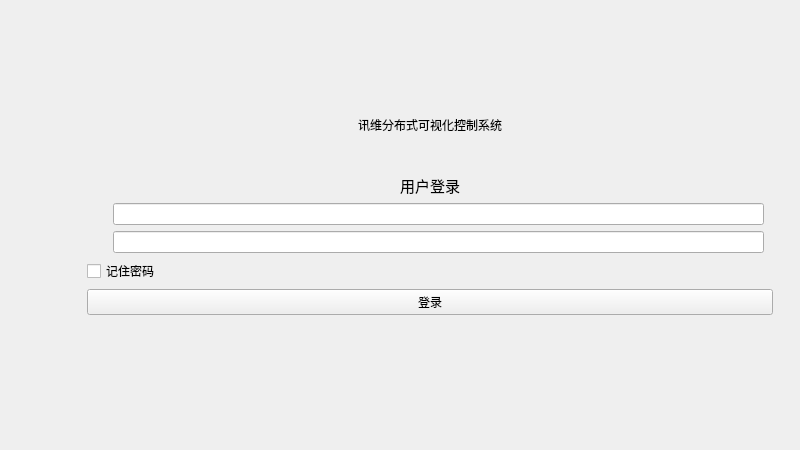
<?xml version="1.0" encoding="UTF-8"?>
<ui version="4.0">
 <class>frmlogin</class>
 <widget class="QWidget" name="frmlogin">
  <property name="geometry">
   <rect>
    <x>0</x>
    <y>0</y>
    <width>800</width>
    <height>450</height>
   </rect>
  </property>
  <property name="focusPolicy">
   <enum>Qt::TabFocus</enum>
  </property>
  <property name="windowTitle">
   <string>Form</string>
  </property>
  <property name="styleSheet">
   <string notr="true"/>
  </property>
  <layout class="QVBoxLayout" name="verticalLayout_4">
   <property name="spacing">
    <number>0</number>
   </property>
   <property name="leftMargin">
    <number>0</number>
   </property>
   <property name="topMargin">
    <number>0</number>
   </property>
   <property name="rightMargin">
    <number>0</number>
   </property>
   <property name="bottomMargin">
    <number>0</number>
   </property>
   <item>
    <widget class="QWidget" name="widget" native="true">
     <layout class="QVBoxLayout" name="verticalLayout_3">
      <property name="spacing">
       <number>0</number>
      </property>
      <property name="leftMargin">
       <number>0</number>
      </property>
      <property name="topMargin">
       <number>0</number>
      </property>
      <property name="rightMargin">
       <number>0</number>
      </property>
      <property name="bottomMargin">
       <number>0</number>
      </property>
      <item>
       <widget class="QWidget" name="widget_10" native="true">
        <layout class="QHBoxLayout" name="horizontalLayout_6">
         <property name="spacing">
          <number>0</number>
         </property>
         <property name="leftMargin">
          <number>0</number>
         </property>
         <property name="topMargin">
          <number>0</number>
         </property>
         <property name="rightMargin">
          <number>0</number>
         </property>
         <property name="bottomMargin">
          <number>0</number>
         </property>
         <item>
          <widget class="QWidget" name="widget_12" native="true">
           <layout class="QHBoxLayout" name="horizontalLayout_3">
            <property name="spacing">
             <number>0</number>
            </property>
            <property name="leftMargin">
             <number>0</number>
            </property>
            <property name="topMargin">
             <number>0</number>
            </property>
            <property name="rightMargin">
             <number>0</number>
            </property>
            <property name="bottomMargin">
             <number>0</number>
            </property>
            <item>
             <widget class="QWidget" name="widget_5" native="true">
              <layout class="QVBoxLayout" name="verticalLayout">
               <property name="spacing">
                <number>0</number>
               </property>
               <property name="leftMargin">
                <number>30</number>
               </property>
               <property name="topMargin">
                <number>0</number>
               </property>
               <property name="rightMargin">
                <number>30</number>
               </property>
               <property name="bottomMargin">
                <number>50</number>
               </property>
               <item>
                <widget class="QLabel" name="label">
                 <property name="text">
                  <string/>
                 </property>
                </widget>
               </item>
              </layout>
             </widget>
            </item>
            <item>
             <widget class="QWidget" name="widget_4" native="true">
              <property name="maximumSize">
               <size>
                <width>10000</width>
                <height>16777215</height>
               </size>
              </property>
              <layout class="QVBoxLayout" name="verticalLayout_6">
               <property name="spacing">
                <number>0</number>
               </property>
               <property name="leftMargin">
                <number>0</number>
               </property>
               <property name="topMargin">
                <number>0</number>
               </property>
               <property name="rightMargin">
                <number>0</number>
               </property>
               <property name="bottomMargin">
                <number>0</number>
               </property>
               <item>
                <widget class="QWidget" name="widget_6" native="true">
                 <layout class="QVBoxLayout" name="verticalLayout_5">
                  <property name="spacing">
                   <number>0</number>
                  </property>
                  <property name="leftMargin">
                   <number>0</number>
                  </property>
                  <property name="topMargin">
                   <number>0</number>
                  </property>
                  <property name="rightMargin">
                   <number>0</number>
                  </property>
                  <property name="bottomMargin">
                   <number>0</number>
                  </property>
                  <item>
                   <spacer name="verticalSpacer">
                    <property name="orientation">
                     <enum>Qt::Vertical</enum>
                    </property>
                    <property name="sizeHint" stdset="0">
                     <size>
                      <width>20</width>
                      <height>40</height>
                     </size>
                    </property>
                   </spacer>
                  </item>
                  <item>
                   <widget class="QLabel" name="label_5">
                    <property name="styleSheet">
                     <string notr="true">
  background-image: qlineargradient(red, yellow);
</string>
                    </property>
                    <property name="text">
                     <string>讯维分布式可视化控制系统</string>
                    </property>
                    <property name="alignment">
                     <set>Qt::AlignCenter</set>
                    </property>
                   </widget>
                  </item>
                  <item>
                   <spacer name="verticalSpacer_3">
                    <property name="orientation">
                     <enum>Qt::Vertical</enum>
                    </property>
                    <property name="sizeType">
                     <enum>QSizePolicy::Fixed</enum>
                    </property>
                    <property name="sizeHint" stdset="0">
                     <size>
                      <width>20</width>
                      <height>20</height>
                     </size>
                    </property>
                   </spacer>
                  </item>
                  <item>
                   <widget class="QWidget" name="widget_11" native="true">
                    <layout class="QVBoxLayout" name="verticalLayout_2">
                     <property name="leftMargin">
                      <number>20</number>
                     </property>
                     <property name="topMargin">
                      <number>20</number>
                     </property>
                     <property name="rightMargin">
                      <number>20</number>
                     </property>
                     <property name="bottomMargin">
                      <number>20</number>
                     </property>
                     <item>
                      <widget class="QLabel" name="label_2">
                       <property name="font">
                        <font>
                         <pointsize>11</pointsize>
                        </font>
                       </property>
                       <property name="text">
                        <string>用户登录</string>
                       </property>
                       <property name="alignment">
                        <set>Qt::AlignCenter</set>
                       </property>
                      </widget>
                     </item>
                     <item>
                      <widget class="QWidget" name="widget_2" native="true">
                       <layout class="QHBoxLayout" name="horizontalLayout">
                        <property name="spacing">
                         <number>6</number>
                        </property>
                        <property name="leftMargin">
                         <number>0</number>
                        </property>
                        <property name="topMargin">
                         <number>0</number>
                        </property>
                        <property name="rightMargin">
                         <number>9</number>
                        </property>
                        <property name="bottomMargin">
                         <number>0</number>
                        </property>
                        <item>
                         <widget class="QLabel" name="label_6">
                          <property name="text">
                           <string/>
                          </property>
                         </widget>
                        </item>
                        <item>
                         <widget class="QLabel" name="label_3">
                          <property name="minimumSize">
                           <size>
                            <width>0</width>
                            <height>0</height>
                           </size>
                          </property>
                          <property name="maximumSize">
                           <size>
                            <width>1000</width>
                            <height>1000</height>
                           </size>
                          </property>
                          <property name="text">
                           <string/>
                          </property>
                         </widget>
                        </item>
                        <item>
                         <widget class="QLineEdit" name="lin_user">
                          <property name="minimumSize">
                           <size>
                            <width>0</width>
                            <height>0</height>
                           </size>
                          </property>
                          <property name="maximumSize">
                           <size>
                            <width>99999</width>
                            <height>16777215</height>
                           </size>
                          </property>
                          <property name="contextMenuPolicy">
                           <enum>Qt::NoContextMenu</enum>
                          </property>
                          <property name="styleSheet">
                           <string notr="true"/>
                          </property>
                          <property name="text">
                           <string/>
                          </property>
                         </widget>
                        </item>
                       </layout>
                      </widget>
                     </item>
                     <item>
                      <widget class="QWidget" name="widget_3" native="true">
                       <layout class="QHBoxLayout" name="horizontalLayout_2">
                        <property name="spacing">
                         <number>6</number>
                        </property>
                        <property name="leftMargin">
                         <number>0</number>
                        </property>
                        <property name="topMargin">
                         <number>0</number>
                        </property>
                        <property name="rightMargin">
                         <number>9</number>
                        </property>
                        <property name="bottomMargin">
                         <number>0</number>
                        </property>
                        <item>
                         <widget class="QLabel" name="label_7">
                          <property name="text">
                           <string/>
                          </property>
                         </widget>
                        </item>
                        <item>
                         <widget class="QLabel" name="label_4">
                          <property name="minimumSize">
                           <size>
                            <width>0</width>
                            <height>0</height>
                           </size>
                          </property>
                          <property name="text">
                           <string/>
                          </property>
                         </widget>
                        </item>
                        <item>
                         <widget class="QLineEdit" name="line_pass">
                          <property name="minimumSize">
                           <size>
                            <width>0</width>
                            <height>0</height>
                           </size>
                          </property>
                          <property name="maximumSize">
                           <size>
                            <width>9999</width>
                            <height>16777215</height>
                           </size>
                          </property>
                          <property name="contextMenuPolicy">
                           <enum>Qt::NoContextMenu</enum>
                          </property>
                          <property name="styleSheet">
                           <string notr="true"/>
                          </property>
                         </widget>
                        </item>
                       </layout>
                      </widget>
                     </item>
                     <item>
                      <widget class="QWidget" name="widget_8" native="true">
                       <layout class="QHBoxLayout" name="horizontalLayout_5">
                        <property name="spacing">
                         <number>0</number>
                        </property>
                        <property name="leftMargin">
                         <number>0</number>
                        </property>
                        <property name="topMargin">
                         <number>0</number>
                        </property>
                        <property name="rightMargin">
                         <number>0</number>
                        </property>
                        <property name="bottomMargin">
                         <number>0</number>
                        </property>
                        <item>
                         <widget class="QCheckBox" name="radioButton">
                          <property name="text">
                           <string>记住密码</string>
                          </property>
                         </widget>
                        </item>
                        <item>
                         <spacer name="horizontalSpacer_6">
                          <property name="orientation">
                           <enum>Qt::Horizontal</enum>
                          </property>
                          <property name="sizeType">
                           <enum>QSizePolicy::Expanding</enum>
                          </property>
                          <property name="sizeHint" stdset="0">
                           <size>
                            <width>1</width>
                            <height>20</height>
                           </size>
                          </property>
                         </spacer>
                        </item>
                       </layout>
                      </widget>
                     </item>
                     <item>
                      <widget class="QWidget" name="widget_7" native="true">
                       <layout class="QHBoxLayout" name="horizontalLayout_4">
                        <property name="spacing">
                         <number>0</number>
                        </property>
                        <property name="leftMargin">
                         <number>0</number>
                        </property>
                        <property name="topMargin">
                         <number>0</number>
                        </property>
                        <property name="rightMargin">
                         <number>0</number>
                        </property>
                        <property name="bottomMargin">
                         <number>0</number>
                        </property>
                        <item>
                         <widget class="QPushButton" name="pushButton">
                          <property name="minimumSize">
                           <size>
                            <width>0</width>
                            <height>0</height>
                           </size>
                          </property>
                          <property name="maximumSize">
                           <size>
                            <width>1000</width>
                            <height>16777215</height>
                           </size>
                          </property>
                          <property name="focusPolicy">
                           <enum>Qt::TabFocus</enum>
                          </property>
                          <property name="styleSheet">
                           <string notr="true"/>
                          </property>
                          <property name="text">
                           <string>登录</string>
                          </property>
                         </widget>
                        </item>
                       </layout>
                      </widget>
                     </item>
                    </layout>
                   </widget>
                  </item>
                  <item>
                   <spacer name="verticalSpacer_2">
                    <property name="orientation">
                     <enum>Qt::Vertical</enum>
                    </property>
                    <property name="sizeHint" stdset="0">
                     <size>
                      <width>20</width>
                      <height>40</height>
                     </size>
                    </property>
                   </spacer>
                  </item>
                 </layout>
                </widget>
               </item>
              </layout>
             </widget>
            </item>
           </layout>
          </widget>
         </item>
         <item>
          <widget class="QLabel" name="label_8">
           <property name="text">
            <string/>
           </property>
          </widget>
         </item>
        </layout>
       </widget>
      </item>
     </layout>
    </widget>
   </item>
  </layout>
 </widget>
 <resources/>
 <connections/>
</ui>
